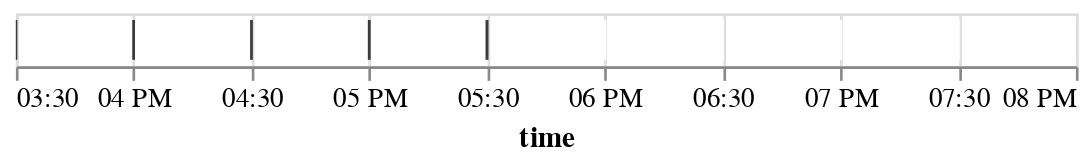

The notebook cell saved with this chart:
### Code cell
plot_rug(m_df.tidy())

### Figure 1 — Vega-Lite specification as saved in the notebook (floating-point values rounded to 4 significant figures)
{"config": {"view": {"continuousWidth": 400, "continuousHeight": 300}}, "data": {"name": "data-8dbc285ff9e9a0880661cf5960fe4e06"}, "mark": {"type": "tick", "color": "black"}, "encoding": {"color": {"condition": {"value": "white", "test": "datum.is_present"}, "value": "black"}, "x": {"field": "time", "type": "temporal"}}, "params": [{"name": "param_1", "select": {"type": "interval"}, "bind": "scales"}], "$schema": "https://vega.github.io/schema/vega-lite/v5.2.0.json", "datasets": {"data-8dbc285ff9e9a0880661cf5960fe4e06": [{"time": "2000-01-01T15:30:00", "variable": "TA", "value": 0.52, "is_present": false}, {"time": "2000-01-01T16:00:00", "variable": "TA", "value": 0.57, "is_present": false}, {"time": "2000-01-01T16:30:00", "variable": "TA", "value": 0.73, "is_present": false}, {"time": "2000-01-01T17:00:00", "variable": "TA", "value": 0.77, "is_present": false}, {"time": "2000-01-01T17:30:00", "variable": "TA", "value": 0.84, "is_present": false}, {"time": "2000-01-01T18:00:00", "variable": "TA", "value": 0.99, "is_present": true}, {"time": "2000-01-01T18:30:00", "variable": "TA", "value": 1.35, "is_present": true}, {"time": "2000-01-01T19:00:00", "variable": "TA", "value": 1.86, "is_present": true}, {"time": "2000-01-01T19:30:00", "variable": "TA", "value": 2.01, "is_present": true}, {"time": "2000-01-01T20:00:00", "variable": "TA", "value": 2.07, "is_present": true}, {"time": "2000-01-01T15:30:00", "variable": "SW_IN", "value": 8.09, "is_present": true}, {"time": "2000-01-01T16:00:00", "variable": "SW_IN", "value": 6.37, "is_present": true}, {"time": "2000-01-01T16:30:00", "variable": "SW_IN", "value": 1.72, "is_present": true}, {"time": "2000-01-01T17:00:00", "variable": "SW_IN", "value": 0.06, "is_present": true}, {"time": "2000-01-01T17:30:00", "variable": "SW_IN", "value": 0.0, "is_present": true}, {"time": "2000-01-01T18:00:00", "variable": "SW_IN", "value": 0.0, "is_present": true}, {"time": "2000-01-01T18:30:00", "variable": "SW_IN", "value": 0.0, "is_present": true}, {"time": "2000-01-01T19:00:00", "variable": "SW_IN", "value": 0.0, "is_present": true}, {"time": "2000-01-01T19:30:00", "variable": "SW_IN", "value": 0.0, "is_present": true}, {"time": "2000-01-01T20:00:00", "variable": "SW_IN", "value": 0.0, "is_present": true}, {"time": "2000-01-01T15:30:00", "variable": "VPD", "value": 0.0, "is_present": false}, {"time": "2000-01-01T16:00:00", "variable": "VPD", "value": 0.0, "is_present": false}, {"time": "2000-01-01T16:30:00", "variable": "VPD", "value": 0.0, "is_present": false}, {"time": "2000-01-01T17:00:00", "variable": "VPD", "value": 0.0, "is_present": false}, {"time": "2000-01-01T17:30:00", "variable": "VPD", "value": 0.0, "is_present": false}, {"time": "2000-01-01T18:00:00", "variable": "VPD", "value": 0.0, "is_present": true}, {"time": "2000-01-01T18:30:00", "variable": "VPD", "value": 0.0, "is_present": true}, {"time": "2000-01-01T19:00:00", "variable": "VPD", "value": 0.002, "is_present": true}, {"time": "2000-01-01T19:30:00", "variable": "VPD", "value": 0.009, "is_present": true}, {"time": "2000-01-01T20:00:00", "variable": "VPD", "value": 0.014, "is_present": true}]}}
